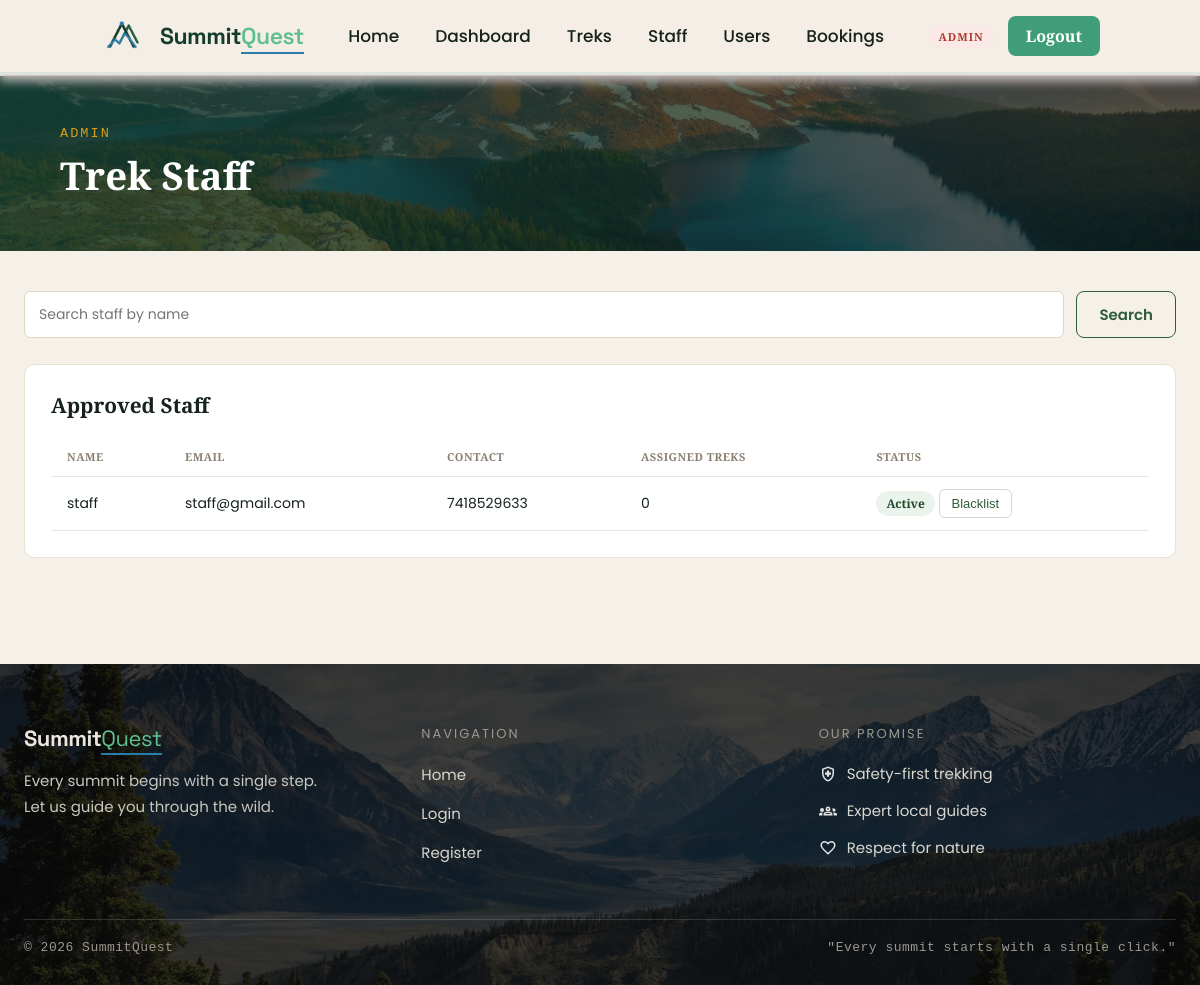
/admin/staff (signed in), run on an earlier commit of the app's database.
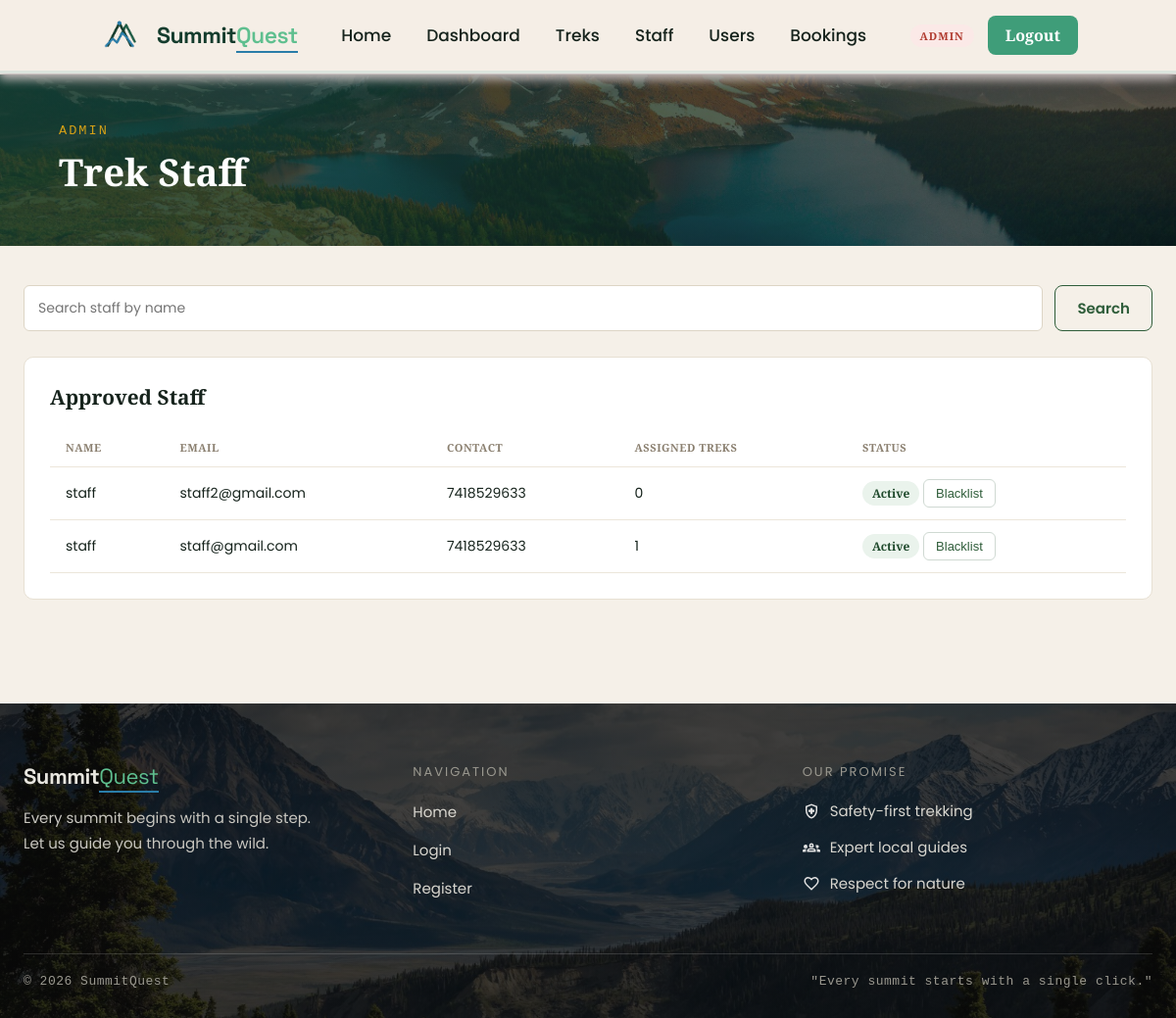
And on a later commit of the database.
### app/models.py (models this page shows, shortened)
class User(db.Model):
    __tablename__ = "user"
    id = db.Column(db.Integer,primary_key= True)
    full_name = db.Column(db.String(256), nullable = False)
    name = db.Column(db.String(256),nullable= False)
    email = db.Column(db.String(256),nullable= False,unique = True)
    pass_hash = db.Column(db.String(1000),nullable=False)
    contact = db.Column(db.String(13),nullable = True)
    role = db.Column(db.String(50),nullable = False,default = "trekker")
    address = db.Column(db.String(256), nullable=True)
    bio = db.Column(db.Text, nullable=True)
    is_approved = db.Column(db.Boolean, default=True, nullable=False)
    is_blacklisted = db.Column(db.Boolean, default=False, nullable=False)
    created_at =  db.Column(db.DateTime,default=datetime.utcnow)
    bookings = db.relationship(
    "Bookings",
    backref="user",
    cascade="all, delete-orphan")
    assigned_treks = db.relationship(
    "Treks",
    backref="staff_member",
    foreign_keys="Treks.assigned_staff_id")

### app/routes.py (the view)
@visit.route("/admin/staff")
@login_required
@admin_required
def admin_staff_list():
    q = request.args.get("q", "")
    query = User.query.filter_by(role="staff")
    if q:
        query = query.filter(db.or_(User.name.ilike(f"%{q}%"), User.full_name.ilike(f"%{q}%")))
    staff = query.order_by(User.created_at.desc()).all()
    return render_template("admin/staff_list.html", staff=staff, query=q)

### app/utils.py (called while the page is built)
def current_user():
    if 'user_id' not in session:
        return AnonUser()
    return SessionUser(session)

def login_required(f):
    @wraps(f)
    def wrapper(*args, **kwargs):
        if 'user_id' not in session:
            flash('Please log in to continue.', 'info')
            return redirect(url_for('visit.login'))
        return f(*args, **kwargs)
    return wrapper

def admin_required(f):
    @wraps(f)
    def wrapper(*args, **kwargs):
        if session.get('role') != 'admin':
            abort(403)
        return f(*args, **kwargs)
    return wrapper

### templates/admin/staff_list.html (shortened to what this page needs)
{% extends "base.html" %}
{% import "macros.html" as m %}
{% block extra_css %}
<link rel="stylesheet" href="{{ url_for('static', filename='css/for_dashboard.css') }}">
{% endblock %}
{% block content %}
{{ m.page_header("Trek Staff", "Admin") }}
<div class="page-body">
    <form method="get" class="filter-bar">
        <input type="text" name="q" placeholder="Search staff by name" value="{{ query }}">
        <button type="submit" class="btn btn-outline">Search</button>
    </form>
    {% set pending = staff|selectattr("is_approved", "equalto", false)|list %}
    {% set approved = staff|selectattr("is_approved", "equalto", true)|list %}
    <div class="sq-card">
        <h2 class="sq-card-title">Approved Staff</h2>
        {% if approved %}
        <div class="table-wrap">
            <table class="data-table">
                <thead><tr><th>Name</th><th>Email</th><th>Contact</th><th>Assigned Treks</th><th>Status</th></tr></thead>
                <tbody>
                    {% for s in approved %}
                    <tr>
                        <td>{{ s.full_name }}</td>
                        <td>{{ s.email }}</td>
                        <td class="numbers">{{ s.contact or "—" }}</td>
                        <td>{{ s.assigned_treks|length }}</td>
                        <td>
                            {% if s.is_blacklisted %}
                            {{ m.badge("Blacklisted", "danger") }}
                            {% else %}
                            {{ m.badge("Active", "success") }}
                            {% endif %}
                            <form method="post" action="{{ url_for('visit.admin_blacklist_user', user_id=s.id) }}" style="display:inline">
                                <button type="submit" class="btn-sm btn-sm-outline">
                                    {{ "Reinstate" if s.is_blacklisted else "Blacklist" }}
                                </button>
                            </form>
                        </td>
                    </tr>
                    {% endfor %}
                </tbody>
            </table>
        </div>
        {% else %}
        <p class="muted">No approved staff yet.</p>
        {% endif %}
    </div>
</div>
{% endblock %}

### templates/base.html (shortened to what this page needs)
<!doctype html>
<html lang="en">
<head>
    <link href="{{ url_for('static', filename='css/style.css') }}" rel="stylesheet" />
    {% block extra_css %}{% endblock %}
</head>
<body>
<nav class="navbar">
    <a href="{{ url_for('visit.home') }}" class="brand">
        <img src="{{ url_for('static', filename='assets/logo-removebg-preview.png') }}" alt="logo" height="40px" width="50px">
        <span class="brand-name"><span class="main">Summit</span><span class="accent">Quest</span></span>
    </a>
    <ul class="nav-links">
        <li><a href="{{ url_for('visit.home') }}">Home</a></li>
        {% if current_user.is_authenticated %}
            {% if current_user.role == 'admin' %}
            <li><a href="{{ url_for('visit.admin_dashboard') }}">Dashboard</a></li>
            <li><a href="{{ url_for('visit.admin_treks') }}">Treks</a></li>
            <li><a href="{{ url_for('visit.admin_staff_list') }}">Staff</a></li>
            <li><a href="{{ url_for('visit.admin_users') }}">Users</a></li>
            <li><a href="{{ url_for('visit.admin_bookings') }}">Bookings</a></li>
            {% elif current_user.role == 'staff' %}
            <li><a href="{{ url_for('visit.staff_dashboard') }}">Dashboard</a></li>
            {% else %}
            <li><a href="{{ url_for('visit.user_dashboard') }}">Dashboard</a></li>
            <li><a href="{{ url_for('visit.browse_treks') }}">Treks</a></li>
            <li><a href="{{ url_for('visit.my_bookings') }}">My Bookings</a></li>
            {% endif %}
        {% endif %}
    </ul>
    <div class="nav-actions">
        {% if current_user.is_authenticated %}
        <span class="role-pill role-{{ current_user.role }}">{{ current_user.role }}</span>
        <a href="{{ url_for('visit.logout') }}" class="btn-register">Logout</a>
        {% else %}
        <a href="{{ url_for('visit.login') }}" class="btn-login">Login</a>
        <a href="{{ url_for('visit.register') }}" class="btn-register">Register</a>
        {% endif %}
    </div>
</nav>
<main class="site-main">
    {% block content %}{% endblock %}
</main>
<footer class="site-footer">
    <div class="footer-inner">
        <div class="footer-columns">
            <div class="footer-col">
                <div class="brand-name">Summit<span class="accent">Quest</span></div>
                <p>Every summit begins with a single step.<br>Let us guide you through the wild.</p>
            </div>
            <div class="footer-col">
                <div class="col-heading">Navigation</div>
                <ul>
                    <li><a href="{{ url_for('visit.home') }}">Home</a></li>
                    <li><a href="{{ url_for('visit.login') }}">Login</a></li>
                    <li><a href="{{ url_for('visit.register') }}">Register</a></li>
                </ul>
            </div>
            <div class="footer-col">
                <div class="col-heading">Our Promise</div>
                <ul class="promise-list">
                    <li class="promos">
                        <img src="{{ url_for('static', filename='assets/safety.svg') }}" alt="Safety">
                        Safety-first trekking
                    </li>
                    <li class="promos">
                        <img src="{{ url_for('static', filename='assets/expert.svg') }}" alt="Expert">
                        Expert local guides
                    </li>
                    <li class="promos">
                        <img src="{{ url_for('static', filename='assets/love.svg') }}" alt="Love">
                        Respect for nature
                    </li>
                </ul>
            </div>
        </div>
        <hr class="footer-divider">
        <div class="footer-bottom">
            <span>&copy; 2026 SummitQuest</span>
            <span>"Every summit starts with a single click."</span>
        </div>
    </div>
</footer>
</body>
</html>

### templates/macros.html
{% macro page_header(title, subtitle) %}
<div class="page-header">
    <div class="page-header-overlay"></div>
    <div class="page-header-inner">
        {% if subtitle %}<p class="page-header-eyebrow">{{ subtitle }}</p>{% endif %}
        <h1 class="page-header-title">{{ title }}</h1>
    </div>
</div>
{% endmacro %}
{% macro badge(text, kind) %}
<span class="badge badge-{{ kind }}">{{ text }}</span>
{% endmacro %}

### static/css/style.css (style rules this page uses)
* { margin: 0; padding: 0; box-sizing: border-box; }
html { scroll-behavior: smooth; }
body { font-family: 'Playfair Display', 'Poppins', sans-serif; background-color: #f5f0e8; color: #16231C; }
a { color: inherit; }
.navbar { position: fixed; top: 0; left: 0; width: 100%; display: flex; align-items: center; justify-content: space-between; padding: 16px 100px; background-color: rgb(245, 238, 230); border-bottom: 3px solid #DCE4DD; z-index: 100; box-shadow: 0px 5px 10px 1px rgb(198, 188, 188); }
.brand { display: flex; align-items: center; gap: 10px; text-decoration: none; }
.brand-name { font-family: 'Space Grotesk', 'Poppins', sans-serif; font-size: 23px; letter-spacing: -0.5px; white-space: nowrap; }
.brand-name .main { font-weight: 700; color: #143C2D; }
.brand-name .accent { color: #5fbf8f; font-weight: 600; border-bottom: 2px solid #2A7DA8; padding-bottom: 1px; }
.nav-links { display: flex; list-style: none; gap: 36px; }
.nav-links a { text-decoration: none; color: #16231C; font-weight: 500; font-size: 17px; padding-bottom: 4px; border-bottom: 2px solid transparent; }
.nav-actions { display: flex; align-items: center; gap: 14px; }
.btn-register { text-decoration: none; font-weight: 600; font-size: 16px; color: #FFFFFF; background: #3f9d79; padding: 9px 18px; border-radius: 8px; }
.role-pill { font-size: 11px; font-weight: 700; text-transform: uppercase; letter-spacing: 1px; padding: 4px 10px; border-radius: 20px; background: #eef4ee; color: #2f5d3a; }
.role-pill.role-admin { background: #fbe9e7; color: #b03a2e; }
.btn { display: inline-block; font-family: 'Poppins', sans-serif; font-weight: 600; font-size: 15px; text-decoration: none; border: none; border-radius: 8px; padding: 11px 22px; cursor: pointer; text-align: center; }
.btn-outline { background: transparent; color: #2f5d3a; border: 1px solid #2f5d3a; }
.btn-sm { padding: 6px 12px; font-size: 13px; border-radius: 6px; }
.btn-sm-outline { background: transparent; color: #2f5d3a; border: 1px solid #cfd9d2; }
.badge { display: inline-block; font-size: 12px; font-weight: 600; padding: 4px 10px; border-radius: 20px; white-space: nowrap; }
.badge-success { background: #eaf3ec; color: #1f4a2c; }
.table-wrap { overflow-x: auto; }
.data-table { width: 100%; border-collapse: collapse; font-size: 14px; }
.data-table th, .data-table td { padding: 12px 16px; text-align: left; border-bottom: 1px solid #ece6da; }
.data-table th { text-transform: uppercase; font-size: 11px; letter-spacing: 0.5px; color: #8a7f6f; }
.site-footer { position: relative; background-image: linear-gradient(rgba(10, 10, 10, 0.78), rgba(10, 10, 10, 0.78)), url('../assets/footer_image.jpg'); background-size: cover; background-position: center; color: #e8e6df; padding: 60px 24px 30px; width: 100%; }
.footer-inner { max-width: 1200px; margin: 0 auto; }
.footer-columns { display: flex; flex-wrap: wrap; gap: 40px; justify-content: space-between; }
.footer-col { flex: 1 1 220px; min-width: 220px; }
.footer-col .brand-name { font-size: 22px; font-weight: bold; margin-bottom: 16px; }
.footer-col .brand-name .accent { color: #5fbf8f; font-weight: normal; border-bottom: 2px solid #2A7DA8; }
.footer-col p { font-size: 15px; line-height: 1.7; color: #c9c7c0; }
.col-heading { font-size: 13px; letter-spacing: 2px; text-transform: uppercase; color: #9a988f; margin-bottom: 18px; }
.footer-col ul { list-style: none; }
.footer-col ul li { margin-bottom: 14px; }
.footer-col ul li a { color: #d8d6cf; text-decoration: none; font-size: 15px; }
.promise-list li { display: flex; align-items: center; gap: 10px; font-size: 15px; color: #d8d6cf; }
.promise-list img { width: 18px; height: 18px; }
.footer-divider { border: none; border-top: 1px solid rgba(255, 255, 255, 0.15); margin: 40px 0 20px; }
.footer-bottom { display: flex; flex-wrap: wrap; justify-content: space-between; gap: 8px; font-family: 'Courier New', monospace; font-size: 13px; color: #9a988f; letter-spacing: 0.5px; }

What changed in the data, as far as the page shows it:
added User: full_name "staff", email "staff2@gmail.com", contact "7418529633", assigned_treks|length "0", text "Active", is_blacklisted "Blacklist"
changed User "staff@gmail.com": assigned_treks|length "0" → "1"
